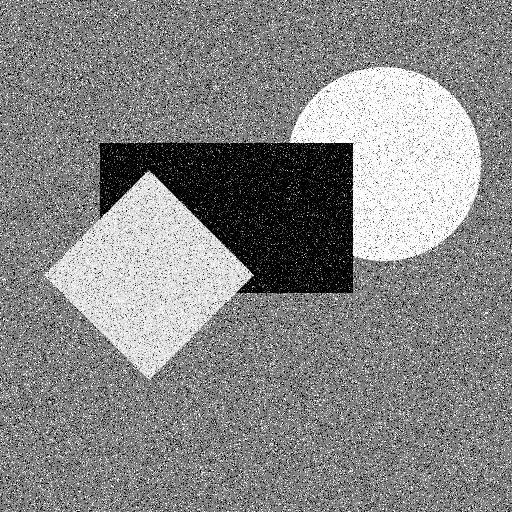
%> input picture Parciales/2022/IMG1.bmp, 512 x 512 px
$ octave --eval "result = Ejercicio2('IMG1.bmp');"   (GNU Octave 9; MATLAB toolbox functions it lacks are replaced by stand-ins)
%> lines starting %> are read from the running program, lines starting %| are printed output that depends on the picture; in (x1, y1, x2, y2) boxes, pixels count from 0 and x2, y2 are one past the last pixel; in counts of white or black regions, pixels touching at a corner belong together; the program's own positions count from 1
function perim = Ejercicio2(filename)
%> called with filename = 'IMG1.bmp'
img = imread(filename);
%> img is the input picture: size 512x512 uint8; min 0, max 255, mean 134.3
figure(1)
subplot(1,4,1)
imshow(img)

imgFiltrada = medfilt2(img, [10 10],'symmetric');
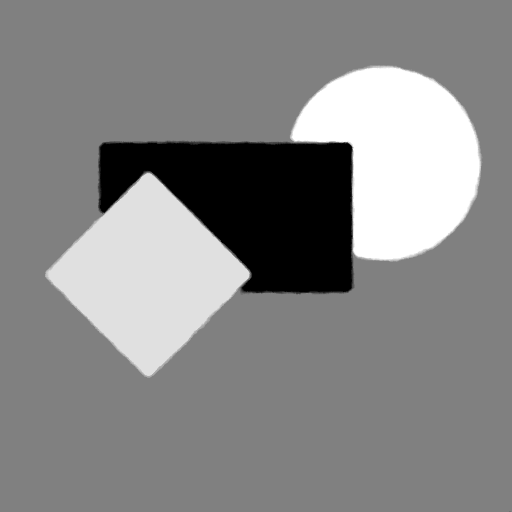
%> imgFiltrada: size 512x512 uint8; min 0, max 255, mean 134.9

imgBin = imbinarize(imgFiltrada);
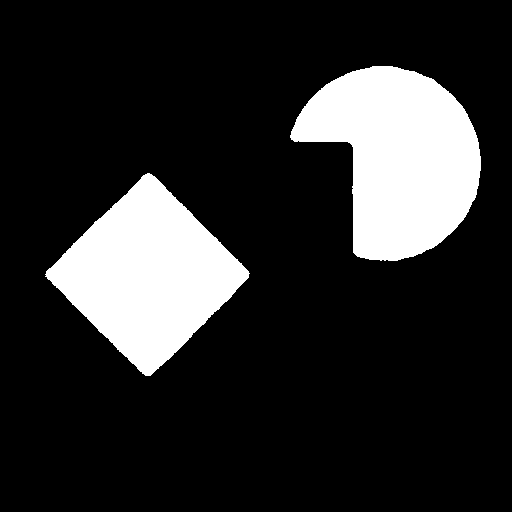
%> imgBin: size 512x512 logical; 17.4% white; 2 white regions, box (x1, y1, x2, y2) and area: (290, 66, 481, 261) 23788, (45, 173, 250, 376) 21832

imgBin = bwmorph(imgBin,'remove');
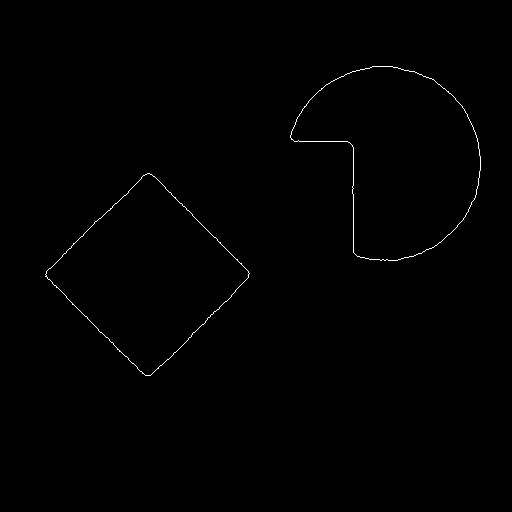
%> imgBin: size 512x512 logical; 0.4% white in thin lines or dots, all inside (x1, y1, x2, y2) = (45, 66, 481, 376)
SE = strel('rectangle',[10 10]);
imgBin = imclose(imgBin,SE);

subplot(1,4,2)
imshow(imgBin)

subplot(1,4,3)
imshow(imgBin)
hold on

[H,theta,rho] = hough(imgBin, 'theta',44:1:46);
%> H = 1447 rows, first 12: [0 0 0; 0 0 0; 0 0 0; 0 0 0; 0 0 0; 0 0 0; 0 0 0; 0 0 0; 0 0 0; 0 0 0; 0 0 0; 0 0 0]; theta = [44 45 46]; rho = 1447 values from -723 to 723
peaks  = houghpeaks(H,20);
%> peaks = [950 3; 1095 1; 946 1; 1097 3]
lines1 = houghlines(imgBin,theta,rho,peaks,'FillGap',100,'MinLength',70);
%> lines1 = 4 lines; point1 to point2 (x, y): (236, 292) to (150, 376), (146, 175) to (64, 255), (180, 349) to (249, 278), (47, 273) to (96, 222)

[H,theta,rho] = hough(imgBin, 'theta',-46:1:-44);
%> theta = [-46 -45 -44]
peaks  = houghpeaks(H,20);
%> peaks = [561 2; 708 2]
lines2 = houghlines(imgBin,theta,rho,peaks,'FillGap',100,'MinLength',70);
%> lines2 = 2 lines; point1 to point2 (x, y): (46, 276) to (146, 376), (152, 175) to (249, 272)
lines = [lines1 lines2];
%> lines = 6 lines; point1 to point2 (x, y): (46, 276) to (146, 376), (152, 175) to (249, 272), (236, 292) to (150, 376), (146, 175) to (64, 255), (180, 349) to (249, 278), (47, 273) to (96, 222)

mascara = zeros(size(imgBin));

max_len = 0;
for k = 1:length(lines)
   xy = [lines(k).point1; lines(k).point2];
   plot(xy(:,1),xy(:,2),'LineWidth',2,'Color','green');
   % Plot beginnings and ends of lines
   plot(xy(1,1),xy(1,2),'x','LineWidth',2,'Color','yellow');
   plot(xy(2,1),xy(2,2),'x','LineWidth',2,'Color','red');
   % Determine the endpoints of the longest line segment
   len = norm(lines(k).point1 - lines(k).point2);
   if (len > max_len)
      max_len = len;
      xy_long = xy;
   end

   xy = [lines(k).point1 lines(k).point2];
   mascara = insertShape(mascara, 'Line', xy, 'Color', [1 1 1], 'LineWidth', 2);

end
%> this loop made 6 passes
%> (len, max_len, xy_long) on passes 1, 4, 5: (114.6, 114.6, [146 175; 64 255]), (120.2, 120.2, [236 292; 150 376]), (141.4, 141.4, [46 276; 146 376])
%> len on passes 2, 3, 6: 99.01, 70.72, 137.2
%> pass 1, in Ejercicio2, `mascara = insertShape(mascara, 'Line', xy, 'Color', [1 1 1], 'LineWidt..`:
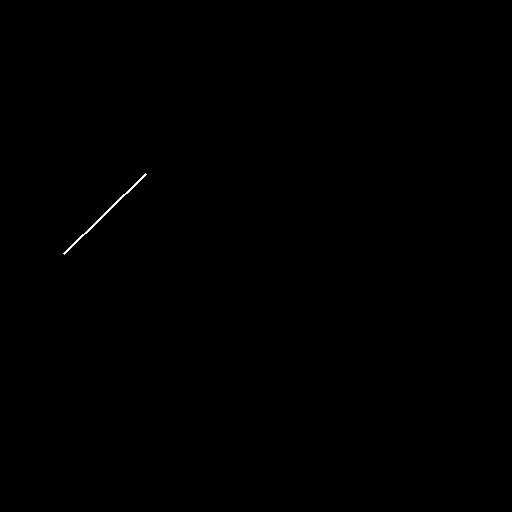
%> mascara: size 512x512x3 double; values 0 (black) and 1 (white), 0.09% white in thin lines or dots, all inside (x1, y1, x2, y2) = (63, 173, 147, 255)
%> pass 3, in Ejercicio2, `mascara = insertShape(mascara, 'Line', xy, 'Color', [1 1 1], 'LineWidt..`:
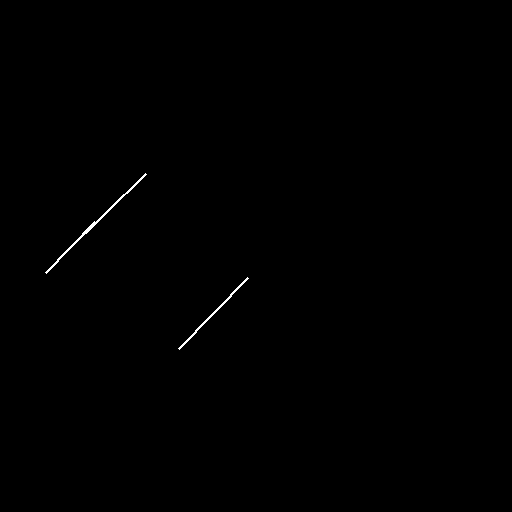
%> mascara: size 512x512x3 double; values 0 (black) and 1 (white), 0.2% white in thin lines or dots, all inside (x1, y1, x2, y2) = (45, 173, 249, 350)
%> after the loop:
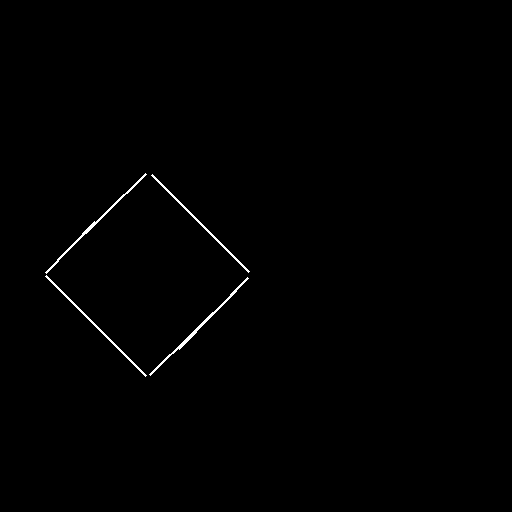
%> mascara: size 512x512x3 double; values 0 (black) and 1 (white), 0.48% white in thin lines or dots, all inside (x1, y1, x2, y2) = (45, 173, 250, 377)

subplot(1,4,4)
imshow(mascara)
hold on
% subplot(1,3,2)
% mascara = imfill(mascara, 'holes');
% imshow(mascara)

mascara = imbinarize(rgb2gray(mascara));
[B,L] = bwboundaries(mascara,'noholes');
%> L: size 512x512 double; 5 distinct labels, from 0 to 4
%> B = 4 boundaries; box (x1, y1, x2, y2) and points: (45, 173, 147, 274) 206, (45, 275, 147, 377) 203, (149, 277, 249, 376) 202, (151, 174, 250, 273) 197

for k = 1:length(B)
   boundary = B{k};
   plot(boundary(:,2), boundary(:,1), 'b', 'LineWidth', 2)
end
%> this loop made 4 passes
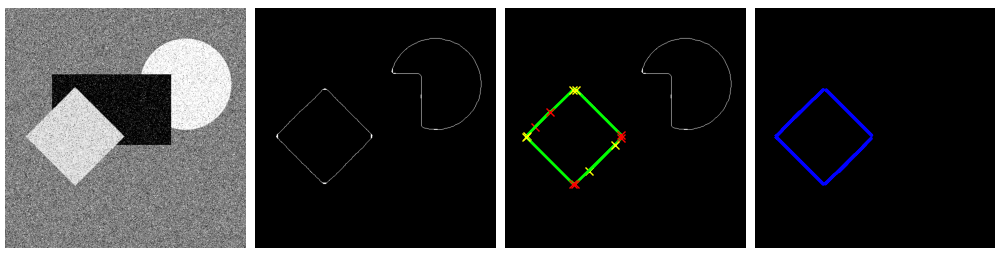
%> figure redrawn from the program's plot data, 4 panels
%> (the run ends here)

$ run again, on Parciales/2022/IMG3.bmp
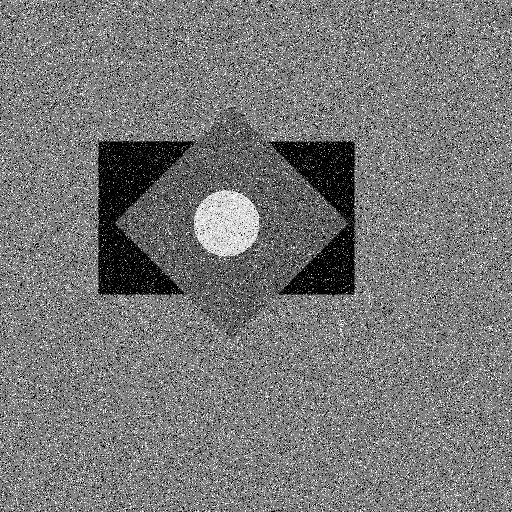
%> input picture Parciales/2022/IMG3.bmp, 512 x 512 px
%> in Ejercicio2, img is the input picture: size 512x512 uint8; min 0, max 255, mean 119.6
%> in Ejercicio2, `[H,theta,rho] = hough(imgBin, 'theta',44:1:46);`: H = 1447 rows, first 12: [0 0 0; 0 0 0; 0 0 0; 0 0 0; 0 0 0; 0 0 0; 0 0 0; 0 0 0; 0 0 0; 0 0 0; 0 0 0; 0 0 0]; theta = [44 45 46]; rho = 1447 values from -723 to 723
%> in Ejercicio2, `peaks  = houghpeaks(H,20);`: peaks = [1126 2; 962 2]
%> lines1 = 2 lines; point1 to point2 (x, y): (97, 241) to (192, 146), (280, 290) to (356, 215)
%> in Ejercicio2, `[H,theta,rho] = hough(imgBin, 'theta',-46:1:-44);`: theta = [-46 -45 -44]
%> in Ejercicio2, `peaks  = houghpeaks(H,20);`: peaks = [812 2; 648 2]
%> lines2 = 2 lines; point1 to point2 (x, y): (271, 146) to (355, 231), (98, 205) to (182, 290)
%> lines = 4 lines; point1 to point2 (x, y): (97, 241) to (192, 146), (271, 146) to (355, 231), (98, 205) to (182, 290), (280, 290) to (356, 215)
%> the loop in Ejercicio2, `for k = 1:length(lines)` made 4 passes
%> (len, max_len, xy_long) on passes 1 to 2: (106.8, 106.8, [280 290; 356 215]), (134.4, 134.4, [97 241; 192 146])
%> after the loop in Ejercicio2, `for k = 1:length(lines)`:
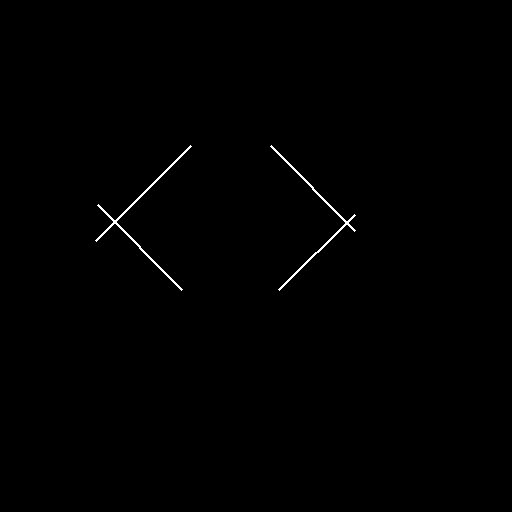
%> mascara: size 512x512x3 double; values 0 (black) and 1 (white), 0.39% white in thin lines or dots, all inside (x1, y1, x2, y2) = (95, 145, 356, 291)
%> L: size 512x512 double; 3 distinct labels, from 0 to 2
%> B = 2 boundaries; box (x1, y1, x2, y2) and points: (95, 145, 192, 291) 361, (270, 145, 356, 291) 323
%> the loop in Ejercicio2, `for k = 1:length(B)` made 2 passes
%> after the loop in Ejercicio2, `for k = 1:length(B)`:
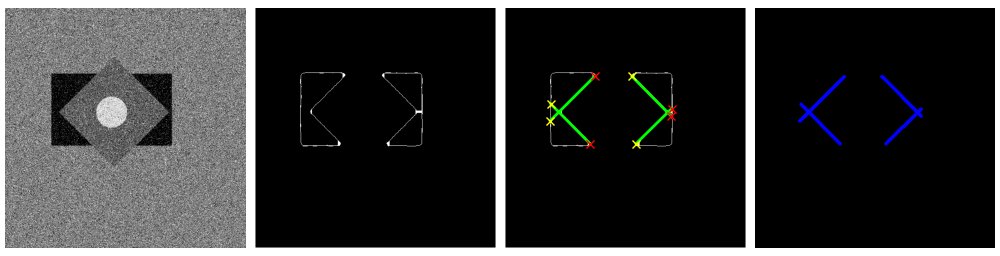
%> figure redrawn from the program's plot data, 4 panels
